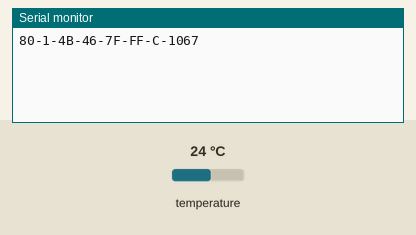
Simulated run of this sketch. Board: Arduino Uno, built with avr-gcc and run on an emulated ATmega328P. Parts: the last lines printed to the serial monitor. Wiring (inferred from the names in the program): DS18B20 sensor: data pin 2. The inputs (shaded band) are chosen by the test bench; at power-on: temperature 24 °C.

Above: at 1.7 s.
1.8 s: temperature set to 12 °C
At 3.7 s:
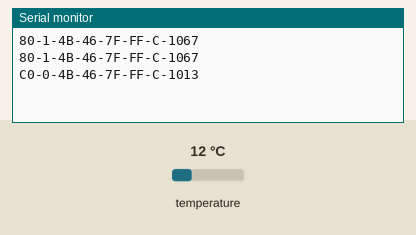
5.3 s: temperature set to 28 °C
At 7.4 s:
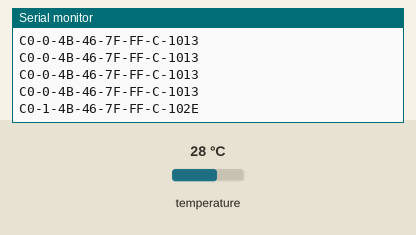
9.1 s: temperature set to 33 °C
At 11.4 s:
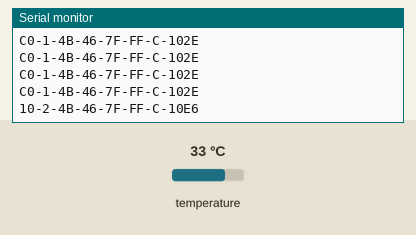
13.0 s: temperature set to 7 °C
At 15.2 s:
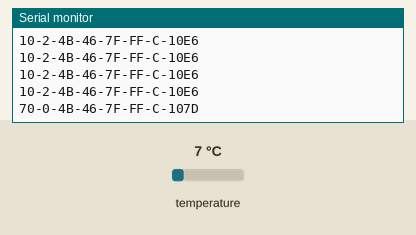
16.8 s: temperature set to 10 °C
At 18.8 s:
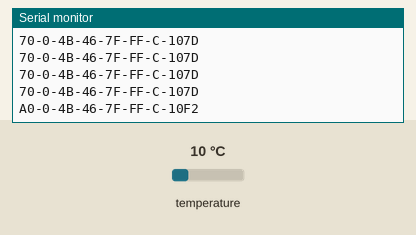
20.7 s: temperature set to 8 °C
At 22.9 s:
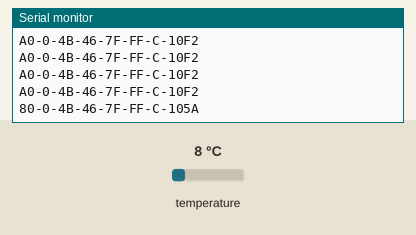

The sketch:

WithoutDS18B20.ino
```cpp
// Pin connected to the DS18B20 sensor
const int ds18b20Pin = 2; // Replace with your actual pin number

void setup()
{
    Serial.begin(9600);
}

void loop()
{
    goto MEAS;
    Serial.print("Serial Number: ");

    // Reset the 1-Wire bus
    if (!resetSensor())
    {
        Serial.println("No DS18B20 detected.");
        delay(1000);
        return;
    }

    // Send command to read ROM
    sendCommand(0x33); // Read ROM command

    // Read the 64-bit ROM code
    for (int i = 0; i < 8; i++)
    {
        byte byteRead = readByte();
        Serial.print(byteRead, HEX);
        if (i < 7)
            Serial.print('-'); // Print a dash between bytes
    }


MEAS:
    if (!resetSensor())
    {
        Serial.println("No DS18B20 detected.");
        delay(1000);
        return;
    }
    sendCommand(0xCC);
    sendCommand(0x44); // STARTCONVO
    delay(950);

    if (!resetSensor())
    {
        Serial.println("No DS18B20 detected.");
        delay(1000);
        return;
    }
    sendCommand(0xCC);
    sendCommand(0xBE);


// Read the 64-bit ROM code
    for (int i = 0; i < 9; i++)
    {
        byte byteRead = readByte();
        Serial.print(byteRead, HEX);
        if (i < 7)
            Serial.print('-'); // Print a dash between bytes
    }
    Serial.println();

/*
    int16_t temperatureData = readTemperature();

    float temperatureCelsius = temperatureData / 16.0;

    Serial.print(temperatureCelsius);
    Serial.println(" °C");
**/
}

bool resetSensor()
{
    // Pull the data line low for a reset pulse

    digitalWrite(ds18b20Pin, LOW);
    pinMode(ds18b20Pin, OUTPUT);

    delayMicroseconds(480); // Hold for 480us
    pinMode(ds18b20Pin, INPUT);
    delayMicroseconds(100); // Wait for DS18B20 to respond

    // Check if the DS18B20 pulled the line low (presence pulse)
    if (digitalRead(ds18b20Pin) == LOW)
    {
        delayMicroseconds(380); // Wait for presence pulse to end
        // Serial.println("Reset OK\n");
        return true;
    }
    else
    {
        // Serial.println("Reset NG\n");
        return false; // No DS18B20 detected
    }
}

void skip()
{
}
void sendCommand(byte cmd)
{
    for (int i = 0; i < 8; i++)
    {
        delayMicroseconds(10); // Write 0 bit
        if (bitRead(cmd, i))
        {
            noInterrupts();
            digitalWrite(ds18b20Pin, LOW);
            pinMode(ds18b20Pin, OUTPUT);
            delayMicroseconds(10);

            digitalWrite(ds18b20Pin, HIGH);
            interrupts();
            delayMicroseconds(55);
        }
        else
        {
            noInterrupts();
            digitalWrite(ds18b20Pin, LOW);
            pinMode(ds18b20Pin, OUTPUT);
            delayMicroseconds(65);
            digitalWrite(ds18b20Pin, HIGH);
            interrupts();
            delayMicroseconds(5);
        }
        // delayMicroseconds(1);       // Recovery time between bits
        // pinMode(ds18b20Pin, INPUT); // Release the data line
    }
}

byte readByte()
{
    byte byteRead = 0;
    for (int i = 0; i < 8; i++)
    {

        noInterrupts();
        pinMode(ds18b20Pin, OUTPUT);
        digitalWrite(ds18b20Pin, LOW);
        delayMicroseconds(3);

        pinMode(ds18b20Pin, INPUT);
        delayMicroseconds(10);
        byteRead |= (digitalRead(ds18b20Pin) << i);
        interrupts();
        delayMicroseconds(53);
    }
    return byteRead;
}

int16_t readTemperature()
{
    // Read two bytes of temperature data
    byte lowByte = readByte();
    byte highByte = readByte();

    // Combine the two bytes into a 16-bit integer
    int16_t temperatureData = (highByte << 8) | lowByte;

    return temperatureData;
}
```

Measured:
- after the input at 1.8 s, the serial monitor: prints a new line after 1.1 s (image 1)
- after the input at 5.3 s, the serial monitor: prints a new line after 1.4 s (image 2)
- after the input at 9.1 s, the serial monitor: prints a new line after 1.5 s (image 3)
- after the input at 13.0 s, the serial monitor: prints a new line after 1.4 s (image 4)
- after the input at 16.8 s, the serial monitor: prints a new line after 1.5 s (image 5)
- after the input at 20.7 s, the serial monitor: prints a new line after 1.4 s (image 6)
